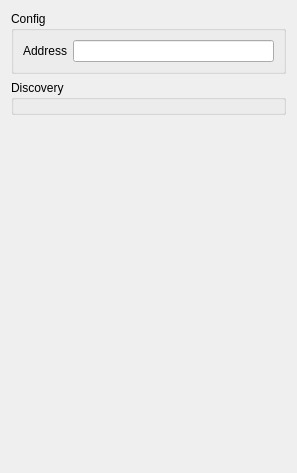
<?xml version="1.0" encoding="UTF-8"?>
<ui version="4.0">
 <class>Form</class>
 <widget class="QWidget" name="Form">
  <property name="geometry">
   <rect>
    <x>0</x>
    <y>0</y>
    <width>297</width>
    <height>473</height>
   </rect>
  </property>
  <property name="windowTitle">
   <string>Form</string>
  </property>
  <layout class="QVBoxLayout" name="verticalLayout">
   <item>
    <layout class="QVBoxLayout" name="connectLayout"/>
   </item>
   <item>
    <widget class="QGroupBox" name="groupBox">
     <property name="title">
      <string>Config</string>
     </property>
     <layout class="QFormLayout" name="formLayout">
      <item row="0" column="0">
       <widget class="QLabel" name="label">
        <property name="text">
         <string>Address</string>
        </property>
       </widget>
      </item>
      <item row="0" column="1">
       <widget class="QLineEdit" name="addressLineEdit"/>
      </item>
     </layout>
    </widget>
   </item>
   <item>
    <widget class="QGroupBox" name="discovery_group_box">
     <property name="title">
      <string>Discovery</string>
     </property>
     <layout class="QVBoxLayout" name="verticalLayout_3">
      <property name="leftMargin">
       <number>3</number>
      </property>
      <property name="rightMargin">
       <number>3</number>
      </property>
      <property name="bottomMargin">
       <number>3</number>
      </property>
     </layout>
    </widget>
   </item>
   <item>
    <spacer name="verticalSpacer">
     <property name="orientation">
      <enum>Qt::Orientation::Vertical</enum>
     </property>
     <property name="sizeHint" stdset="0">
      <size>
       <width>20</width>
       <height>38</height>
      </size>
     </property>
    </spacer>
   </item>
  </layout>
 </widget>
 <resources/>
 <connections/>
</ui>
